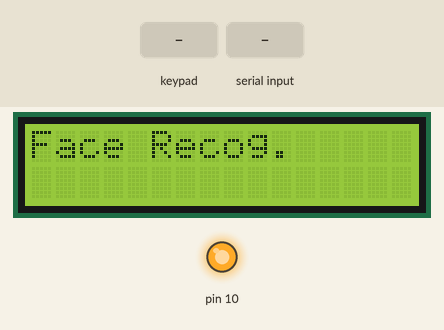
The sketch below on a simulated Arduino Uno, built with avr-gcc and run on an emulated ATmega328P. On the bench: 16×2 character LCD, output pins drawn as LEDs (lit = HIGH). Inputs (shaded band) come from the test bench. Random numbers use the default seed unless the sketch sets one; the modem accepts every AT command (registered, SIM ready, sends succeed) and sends nothing else; what the sketch prints to the serial monitor is not drawn.

Above: at 1.1 s.
At 3.2 s:
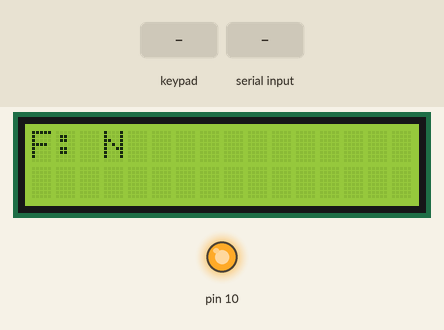
3.3 s: keypad keys 0 0 0 0 pressed 0.4 s apart
At 5.0 s:
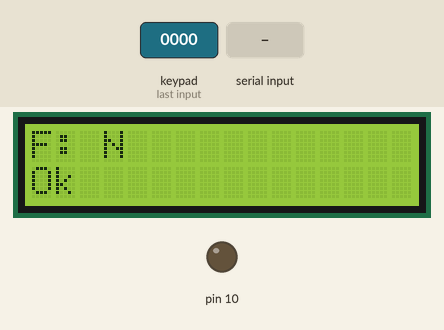
7.9 s: "A" received over Serial
At 8.8 s:
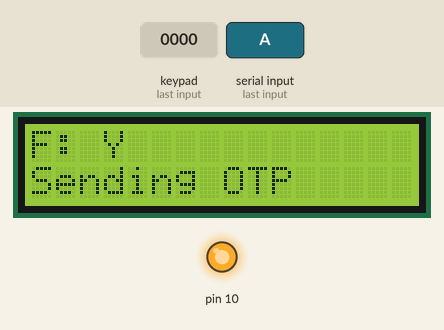
Timing chart, 0 to 10.9 s (numbered marks = the images above; inputs shaded):
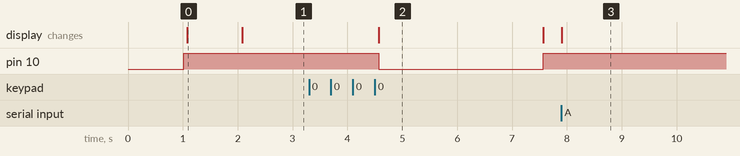

Measured:
- after the input at 3.3 s, pin 10: HIGH → LOW after 1.3 s, → HIGH 3.0 s later; the display: changes after 1.3 s (image 2)
- after the input at 7.9 s, the display: changes at once (image 3)
- what the display in image 0 shows lasts 1.0 s, from 1.1 s to 2.1 s
- what the display in image 2 shows lasts 3.0 s, from 4.6 s to 7.6 s

The sketch:

otp_gsm.ino
```cpp
#include<Keypad.h>
#include <Password.h>
// include the library code:
#include <LiquidCrystal.h>
#include <SoftwareSerial.h>
  SoftwareSerial ser(11, 12);
char val;
int x = 0;
// initialize the library with the numbers of the interface pins
LiquidCrystal lcd(A0, A1, A2, A3, A4, A5);
//initialize password to 1234
//you can change here for new password
long otp;
long otp1;
Password password = Password("0000");
int timesTosend = 1;

int count2 = 0;
byte maxPasswordLength = 4;
byte currentPasswordLength = 0;
const byte ROWS = 4;  // Four rows
const byte COLS = 4;  // Four columns
int s = 0;
//Define the keymap
char keys[ROWS][COLS] = {
  { '1', '2', '3', 'A' },
  { '4', '5', '6', 'B' },
  { '7', '8', '9', 'C' },
  { '*', '0', '#', 'D' }
};
char buf1[16];
String strotp;
//char otp[4];
/*char keys[ROWS][COLS] = {
{'D','#','0','*'},
{'C','9','8','7'},
{'B','6','5','4'},
{'A','3','2','1'}
};*/

//// Connect keypad ROW0, ROW1, ROW2 and ROW3 to these Arduino pins.
byte rowPins[ROWS] = { 6, 7, 8, 9 };  //connect to row pinouts

// Connect keypad COL0, COL1, COL2 and COL3 to these Arduino pins.
byte colPins[COLS] = { 2, 3, 4, 5 };  //connect to column pinouts

// Create the Keypad
Keypad keypad = Keypad(makeKeymap(keys), rowPins, colPins, ROWS, COLS);

void setup() {

  Serial.begin(9600);
  ser.begin(9600);
  delay(500);
  ser.println("AT+CMGF=1");  //set GSM to text mode
  delay(500);
  pinMode(10, OUTPUT);
  digitalWrite(10, HIGH);
  lcd.begin(16, 2);
  lcd.setCursor(0, 0);
  lcd.print("Face Recog.");
  delay(1000);
  lcd.clear();
  lcd.setCursor(0, 0);
  lcd.print("F: N");
}

void loop() {

  if (Serial.available() > 0) {
    val = Serial.read();
    if (val == 'A' && x == 0) {
      x = 1;
      lcd.setCursor(0, 0);
      lcd.print("F: Y");
    } else {
      lcd.setCursor(0, 0);
      lcd.print("F: N");
    }
  }
  //ser.println(otp1);
  char key = keypad.getKey();

  if (key != NO_KEY) {

    // Serial.println(key);
    delay(60);
    switch (key) {

        //    case '*':  break;


      default: processNumberKey(key);
    }
  }
  if (x == 1) {
    //  x=0;
    otp = random(1, 4);
    otp1 = otp;
    Serial.print(" generated opt is: ");
    Serial.println(otp);
    lcd.setCursor(0, 1);
    lcd.print("Sending OTP");
    switch (otp) {
      case 1:
        password = Password("2347");
        ser.println("AT+CMGF=1");  //set GSM to text mode
        delay(200);
        //  count2=0;
        while (count2 < timesTosend) {
          delay(1500);
          ser.print("AT+CMGS=\"");
          ser.print("9999999999");// enter users mobile number here
          ser.println("\"");
          while (ser.read() != '>')
            ;
          {
            ser.println("Otp is: 2347 ");

            //SMS body
            delay(500);
            //SMS body

            ser.write(0x1A);  // sends ctrl+z end of message
            ser.write(0x0D);  // Carriage Return in Hex
            ser.write(0x0A);  // Line feed in Hex

            //The 0D0A pair of characters is the signal for the end of a line and beginning of another.
            delay(5000);
          }
          count2++;
        }
        break;
      case 2:
        password = Password("9571");
        // count2=0;
        while (count2 < timesTosend) {
          delay(1500);
          ser.print("AT+CMGS=\"");
          ser.print("9999999999");
          ser.println("\"");
          while (ser.read() != '>')
            ;
          {
            ser.println("Otp is: 9571 ");

            //SMS body
            delay(500);
            //SMS body

            ser.write(0x1A);  // sends ctrl+z end of message
            ser.write(0x0D);  // Carriage Return in Hex
            ser.write(0x0A);  // Line feed in Hex

            //The 0D0A pair of characters is the signal for the end of a line and beginning of another.
            delay(5000);
          }
          count2++;
        }
        break;
      case 3:
        password = Password("6698");
        // count2=0;
        while (count2 < timesTosend) {
          delay(1500);
          ser.print("AT+CMGS=\"");
          ser.print("9999999999");
          ser.println("\"");
          while (ser.read() != '>')
            ;
          {
            ser.println("Otp is: 6698 ");

            //SMS body
            delay(500);
            //SMS body

            ser.write(0x1A);  // sends ctrl+z end of message
            ser.write(0x0D);  // Carriage Return in Hex
            ser.write(0x0A);  // Line feed in Hex

            //The 0D0A pair of characters is the signal for the end of a line and beginning of another.
            delay(5000);
          }
          count2++;
        }

        break;
      case 4:
        password = Password("9989");
        // count2=0;
        while (count2 < timesTosend) {
          delay(1500);
          ser.print("AT+CMGS=\"");
          ser.print("9999999999");
          ser.println("\"");
          while (ser.read() != '>')
            ;
          {
            ser.println("Otp is: 9989 ");

            //SMS body
            delay(500);
            //SMS body

            ser.write(0x1A);  // sends ctrl+z end of message
            ser.write(0x0D);  // Carriage Return in Hex
            ser.write(0x0A);  // Line feed in Hex

            //The 0D0A pair of characters is the signal for the end of a line and beginning of another.
            delay(5000);
          }
          count2++;
        }
        break;
    }
    Serial.println(" Sent");
    lcd.setCursor(0, 1);
    lcd.print("Sent         ");
    delay(3000);
    lcd.setCursor(0, 1);
    lcd.print("Enter OTP         ");
    delay(1000);
    x = 2;
  }
}

void processNumberKey(char key) {

  Serial.print(key);

  currentPasswordLength++;
  password.append(key);

  if (currentPasswordLength == maxPasswordLength) {

    checkPassword();
  }
}

void checkPassword() {
  if (password.evaluate()) {
    Serial.println("   OK.");
    lcd.setCursor(0, 1);
    lcd.print("Ok           ");
    s = 0;
    digitalWrite(10, LOW);
    delay(3000);
    digitalWrite(10, HIGH);
    lcd.setCursor(0, 1);
    lcd.print("             ");


  } else {
    lcd.setCursor(0, 1);
    lcd.print("Wrong           ");
    Serial.println(" Wrong password!");


    delay(3000);

    lcd.setCursor(0, 1);
    lcd.print("                ");
  }
  resetPassword();
}

void resetPassword() {
  password.reset();
  currentPasswordLength = 0;
}
```
